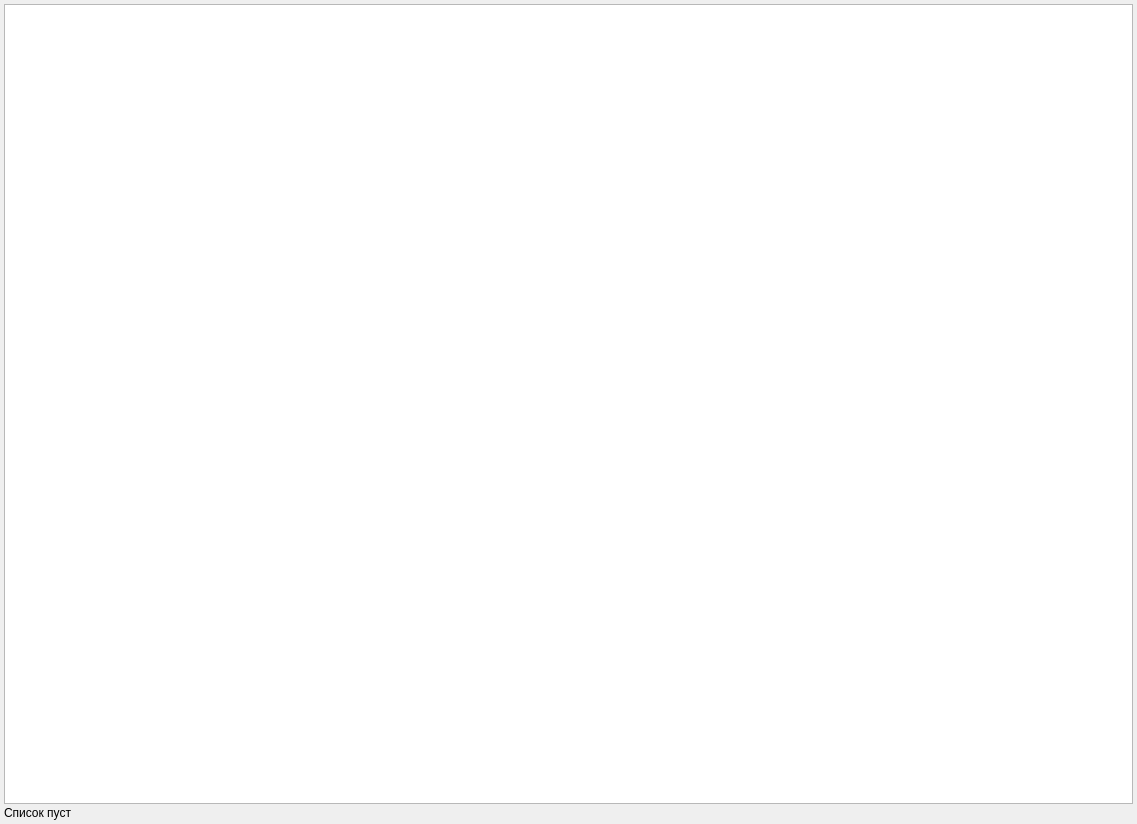
<?xml version="1.0" encoding="UTF-8"?>
<ui version="4.0">
 <class>RegistryNotificationPage</class>
 <widget class="QWidget" name="RegistryNotificationPage">
  <property name="geometry">
   <rect>
    <x>0</x>
    <y>0</y>
    <width>1137</width>
    <height>824</height>
   </rect>
  </property>
  <property name="windowTitle">
   <string>Уведомления</string>
  </property>
  <layout class="QHBoxLayout" name="horizontalLayout">
   <property name="spacing">
    <number>2</number>
   </property>
   <property name="margin">
    <number>2</number>
   </property>
   <item>
    <widget class="QWidget" name="grpTables" native="true">
     <layout class="QVBoxLayout" name="verticalLayout">
      <property name="spacing">
       <number>2</number>
      </property>
      <property name="margin">
       <number>2</number>
      </property>
      <item>
       <widget class="CTableView" name="tblNotificationList">
        <property name="selectionBehavior">
         <enum>QAbstractItemView::SelectRows</enum>
        </property>
       </widget>
      </item>
      <item>
       <widget class="QLabel" name="lblRecordCount">
        <property name="text">
         <string>Список пуст</string>
        </property>
       </widget>
      </item>
     </layout>
    </widget>
   </item>
  </layout>
 </widget>
 <customwidgets>
  <customwidget>
   <class>CTableView</class>
   <extends>QTableView</extends>
   <header>library/TableView.h</header>
  </customwidget>
 </customwidgets>
 <tabstops>
  <tabstop>tblNotificationList</tabstop>
 </tabstops>
 <resources/>
 <connections/>
</ui>
